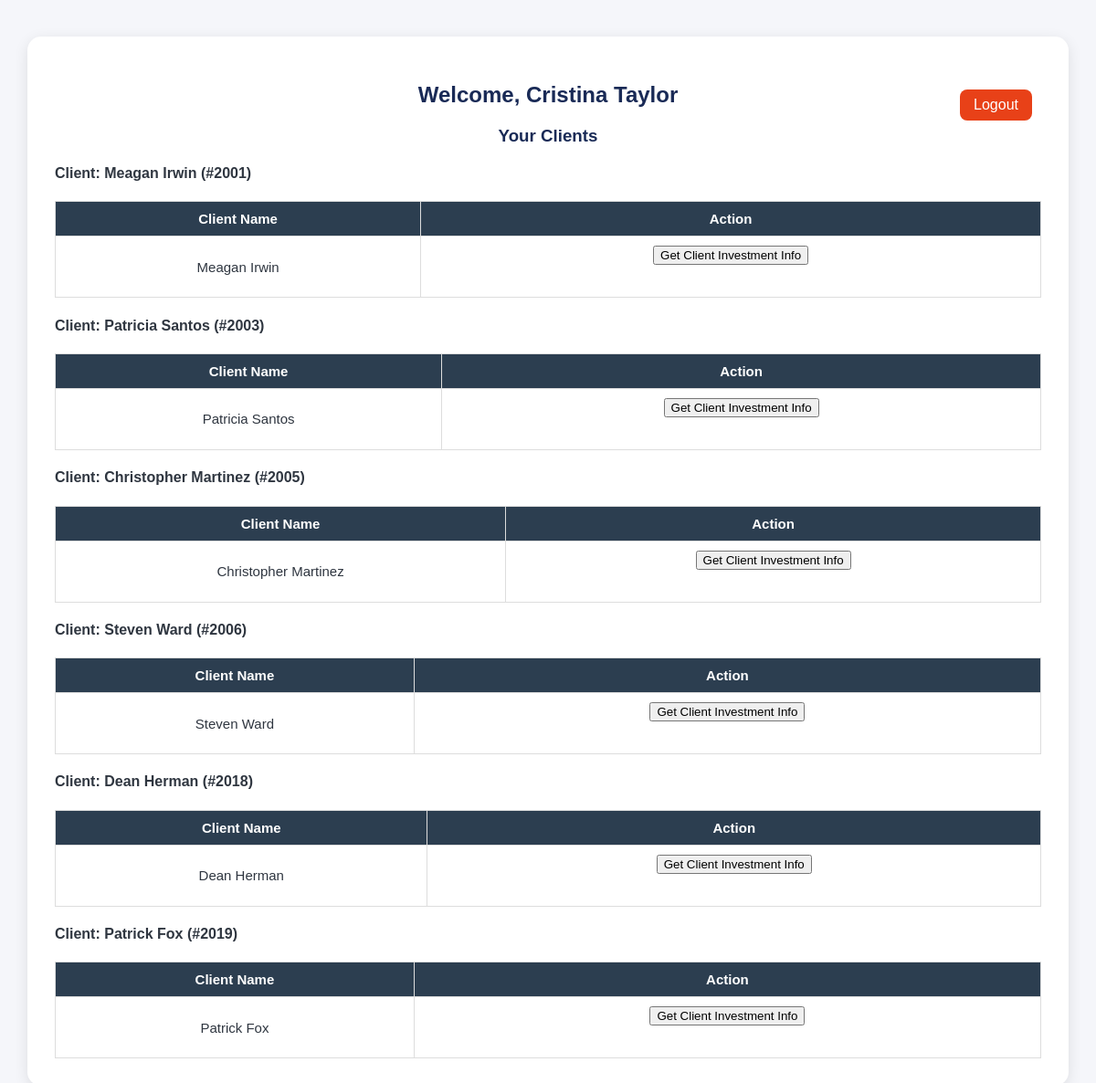
The page /employee_dashboard (signed in) on the database its author committed.
### models.py (models this page shows)
class Employee(Base):
    __tablename__ = "employees"
    employee_id = Column(Integer, primary_key=True, index=True)
    first_name = Column(String)
    last_name = Column(String)
    date_of_birth = Column(Date)
    gender = Column(String)
    work_email = Column(String, unique=True)
    password_hash = Column(String)
    phone_number = Column(String)
    address = Column(String)
    start_date = Column(Date)
    job_title = Column(String)
    base_salary = Column(Float)
    commission_rate = Column(Float)
    license_number = Column(String)
    license_expiry_date = Column(Date)
    manager_id = Column(Integer, ForeignKey("employees.employee_id"), nullable=True)  # Managers can be null
    clients = relationship("Client", back_populates="advisor")
    investments = relationship("Investment", back_populates="advisor")

class Client(Base):
    __tablename__ = "clients"
    client_id = Column(Integer, primary_key=True, index=True)
    first_name = Column(String)
    last_name = Column(String)
    encrypted_ssn = Column(String, nullable=False)
    ssn_hash = Column(String, nullable=False, unique=True)
    date_of_birth = Column(Date)
    gender = Column(String)
    marital_status = Column(String)
    email = Column(String, unique=True)
    password_hash = Column(String)
    phone_number = Column(String)
    address = Column(String)
    employment_status = Column(String)
    annual_income = Column(Float)
    risk_tolerance = Column(String)
    advisor_id = Column(Integer, ForeignKey("employees.employee_id"))
    advisor = relationship("Employee", back_populates="clients")
    investments = relationship("Investment", back_populates="client")
    requests = relationship("InvestmentRequest", back_populates="client")

### app.py (the view)
@app.route("/employee_dashboard")
def employee_dashboard():
    if session.get("user_type") != "employee":
        return redirect(url_for("login"))
    db = SessionLocal()
    employee = db.query(Employee).get(session["user_id"])
    if not employee:
        return "Employee not found", 404
    requests = db.query(InvestmentRequest).filter(
        InvestmentRequest.advisor_id == employee.employee_id
    ).all()
    verified_client_id = session.get("verified_client_id")
    clients_list = []
    emp_clients = db.query(Client).filter(Client.advisor_id == employee.employee_id).all()
    for clients in emp_clients:
        if verified_client_id == clients.client_id:
            investments = db.query(Investment).filter(Investment.client_id == clients.client_id).all()
            for inv in investments:
                inv.company = db.query(Company).get(inv.company_id)
            c_investments = investments
        else:
            c_investments = []
        clients_list.append({"client": clients, "investments": c_investments})
    client_requests = db.query(InvestmentRequest).filter(
        InvestmentRequest.advisor_id == employee.employee_id
    ).order_by(InvestmentRequest.created_at.desc()).all()
    for req in client_requests:
        req.client = db.query(Client).get(req.client_id)
        req.company = db.query(Company).get(req.company_id)
    return render_template(
        "employee_dashboard.html",
        employee=employee,
        clients=clients_list,
        client_requests=client_requests
    )

### templates/employee_dashboard.html (shortened to what this page needs)
<!DOCTYPE html>
<html lang="en">
<head>
    <link rel="stylesheet" href="{{ url_for('static', filename='style.css') }}">
</head>
<body>
<div class="container">
    <h2>Welcome, {{ employee.first_name }} {{ employee.last_name }}</h2>
    <a href="{{ url_for('logout') }}" class="logout-btn">Logout</a>
    <h3>Your Clients</h3>
    {% for client_group in clients %}
        <div class="client-block">
            <h4>Client: {{ client_group['client'].first_name }} {{ client_group['client'].last_name }} (#{{ client_group['client'].client_id }})</h4>
            <table>
                <thead>
                    <tr>
                        <th>Client Name</th>
                        <th>Action</th>
                    </tr>
                </thead>
                <tbody>
                    <tr>
                        <td>{{ client_group['client'].first_name }} {{ client_group['client'].last_name }}</td>
                        <td>
                            {% if session.get('verified_client_id') == client_group['client'].client_id %}
                                <em>Verified — Investments Shown Below</em>
                            {% else %}
                                <form method="post" action="{{ url_for('request_client_info', client_id=client_group['client'].client_id) }}">
                                    <button type="submit">Get Client Investment Info</button>
                                </form>
                            {% endif %}
                        </td>
                    </tr>
                </tbody>
            </table>
        </div>
    {% else %}
        <p>No clients found.</p>
    {% endfor %}
</div>
</body>
</html>

### static/style.css (style rules this page uses)
body { font-family: Arial, sans-serif; background-color: #f5f6fa; color: #2f3640; margin: 0; padding: 0; }
.container { width: 90%; max-width: 1100px; margin: 40px auto; background-color: #fff; padding: 30px; border-radius: 15px; box-shadow: 0 4px 15px rgba(0,0,0,0.1); }
h2, h3 { color: #192a56; text-align: center; margin-bottom: 20px; }
form { text-align: center; margin-bottom: 25px; }
table { width: 100%; border-collapse: collapse; margin-top: 15px; font-size: 15px; }
thead { background-color: #2c3e50; color: #fff; }
th, td { border: 1px solid #ddd; padding: 10px 12px; text-align: center; }
a { display: inline-block; padding: 10px 15px; background-color: #273c75; color: white; text-decoration: none; border-radius: 5px; }
.logout-btn { float: right; background-color: #e84118; color: white; padding: 8px 15px; border-radius: 8px; text-decoration: none; margin-top: -40px; margin-right: 10px; }

### rows shown on the page
Employee: first_name "Cristina", last_name "Taylor"
Client: client.first_name "Meagan", client.last_name "Irwin", client.client_id "2001", client.first_name "Meagan", client.last_name "Irwin"
Client: client.first_name "Patricia", client.last_name "Santos", client.client_id "2003", client.first_name "Patricia", client.last_name "Santos"
Client: client.first_name "Christopher", client.last_name "Martinez", client.client_id "2005", client.first_name "Christopher", client.last_name "Martinez"
Client: client.first_name "Steven", client.last_name "Ward", client.client_id "2006", client.first_name "Steven", client.last_name "Ward"
Client: client.first_name "Dean", client.last_name "Herman", client.client_id "2018", client.first_name "Dean", client.last_name "Herman"
Client: client.first_name "Patrick", client.last_name "Fox", client.client_id "2019", client.first_name "Patrick", client.last_name "Fox"
